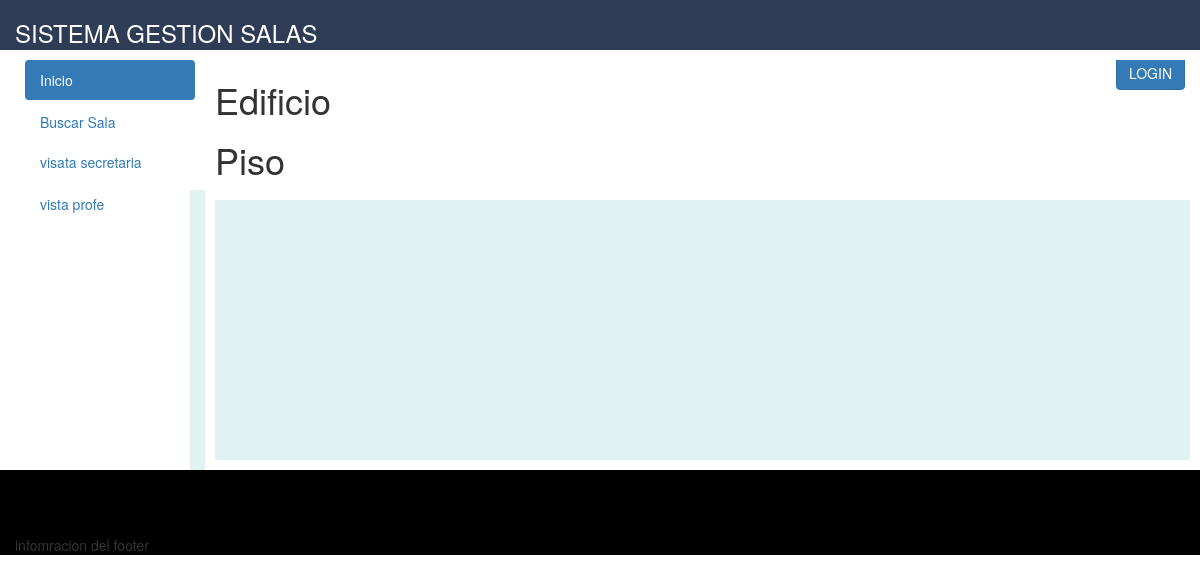
Before: /inicio.php with the older database file.
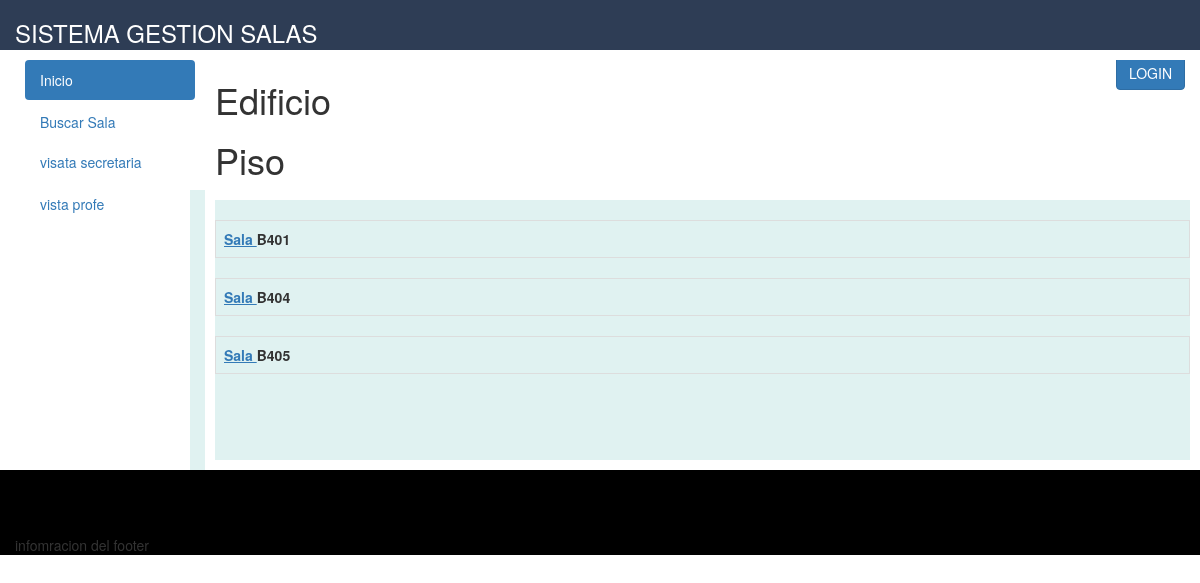
After: the same page with the newer database file.
### tables this page shows
CREATE TABLE `sala` (
  `CODSALA` varchar(6) NOT NULL,
  `QR` varchar(10) NOT NULL,
  `CODPISO` varchar(6) NOT NULL
);

### inicio.php (the view, shortened to what this page needs)
 <?php
     $facultad = $_REQUEST['nombre'];
      $piso = $_REQUEST['piso'];
  ?>
<?php
 require "conec.php";
      $conn->setAttribute(PDO::ATTR_ERRMODE, PDO::ERRMODE_EXCEPTION);
      $sql = $conn->prepare("SELECT S.CODSALA,P.CODPISO
 FROM  EDIFICIO E JOIN PISO P ON E.CODED=P.CODED LEFT JOIN SALA S ON S.CODPISO=P.CODPISO
 WHERE E.CODED='001' AND NOMBREP='1'");
      $sql->execute();
    $resultado = $sql->fetchAll();
    $var= count ($resultado);
 ?>
 <!DOCTYPE html>
 <html>
 <head>
  <link rel="stylesheet" type="text/css" href="css/bootstrap.css">
 </head>
 <body>
<div class="col-md-12 " style="background:#2E3D55;  height:50px; ">
   <div class="left" ><font color="white"><h3>SISTEMA GESTION SALAS</h3></font></div>
  <div class="pull-right">
    <a  class="btn btn-primary" href="Loginsession/login.php">LOGIN</a>
  </div>
</div>
<div class="row">
    <div class="col-md-6 col-md-4 col-lg-2 vcenter">
        <div style="height:30em;border:10px solid #FFF">
<div class="btn-group-vertical " style="border:0px solid #fff" >
<div class="container" style="width: 200px" >
  <ul class="nav nav-pills nav-stacked" role="tablist">
    <li class="active"><a href="#">Inicio</a></li>
  <li> <a type="button" data-toggle="modal"
   data-target="#exampleModal" data-whatever="@getbootstrap">
     Buscar Sala
   </a></li>
    <li><a href=vistasec.php>visata secretaria</a></li>
    <li><a href=vistapro.php>vista profe</a></li>
  </ul>
</div>
</div>
  </div>
     </div>
<div class="col-md-6 col-md-8 col-lg-10 vcenter" >
        <div style="height:10em;border:10px solid #fff">
          <h1>Edificio <?php echo $facultad;?></h1>
          <h1>Piso <?php echo $piso; ?></h1>
        </div>
        </div>
<div class="col-md-6 col-md-8 col-lg-10 vcenter" style="background: #e0f2f1 ;">
        <div style="height:20em;border:10px solid #fff">
<table style="border:10px solid #ccc"  class="table table-hover">
  <?php
 for ($i=0; $i < $var; $i++) {
      echo "<table class='table table-bordered' style='border:1px ' >
       <tr><th>
       <span style='cursor: pointer;'>
                    ".'<a href=http://localhost/ProyectoMultimedia1/vistasec.php?codsala=><u>Sala </u></a>'.$resultado[$i]['CODSALA']."
        </span></td>
</th></tr>
      </table>";
    }
 ?>
 </table>
</div>
     </div>
    </div>
 </body>
 <div class="container-fluid">
         <div class="row">
<div class="col-md-12 " ;" style="background:#000000;">
<div style="width: 100%; height:65px ;"></div>infomracion del footer
</div>
</div>
</div>
 </html>

Changed rows visible on the page:
added sala: CODSALA "B401"
now on this page (row edited): sala: CODSALA "B404"
added sala: CODSALA "B405"
